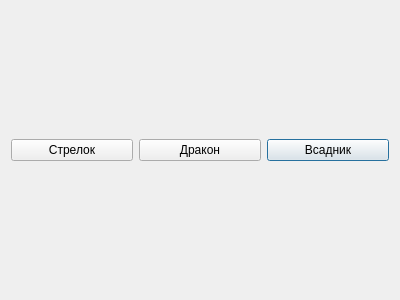
<?xml version="1.0" encoding="UTF-8"?>
<ui version="4.0">
 <class>HeroSelect</class>
 <widget class="QDialog" name="HeroSelect">
  <property name="geometry">
   <rect>
    <x>0</x>
    <y>0</y>
    <width>400</width>
    <height>300</height>
   </rect>
  </property>
  <property name="windowTitle">
   <string>Dialog</string>
  </property>
  <layout class="QGridLayout" name="gridLayout">
   <item row="0" column="2">
    <widget class="QPushButton" name="unit_3">
     <property name="text">
      <string>Всадник</string>
     </property>
    </widget>
   </item>
   <item row="0" column="0">
    <widget class="QPushButton" name="unit_1">
     <property name="text">
      <string>Стрелок</string>
     </property>
    </widget>
   </item>
   <item row="0" column="1">
    <widget class="QPushButton" name="unit_2">
     <property name="text">
      <string>Дракон</string>
     </property>
    </widget>
   </item>
  </layout>
 </widget>
 <resources/>
 <connections/>
</ui>
